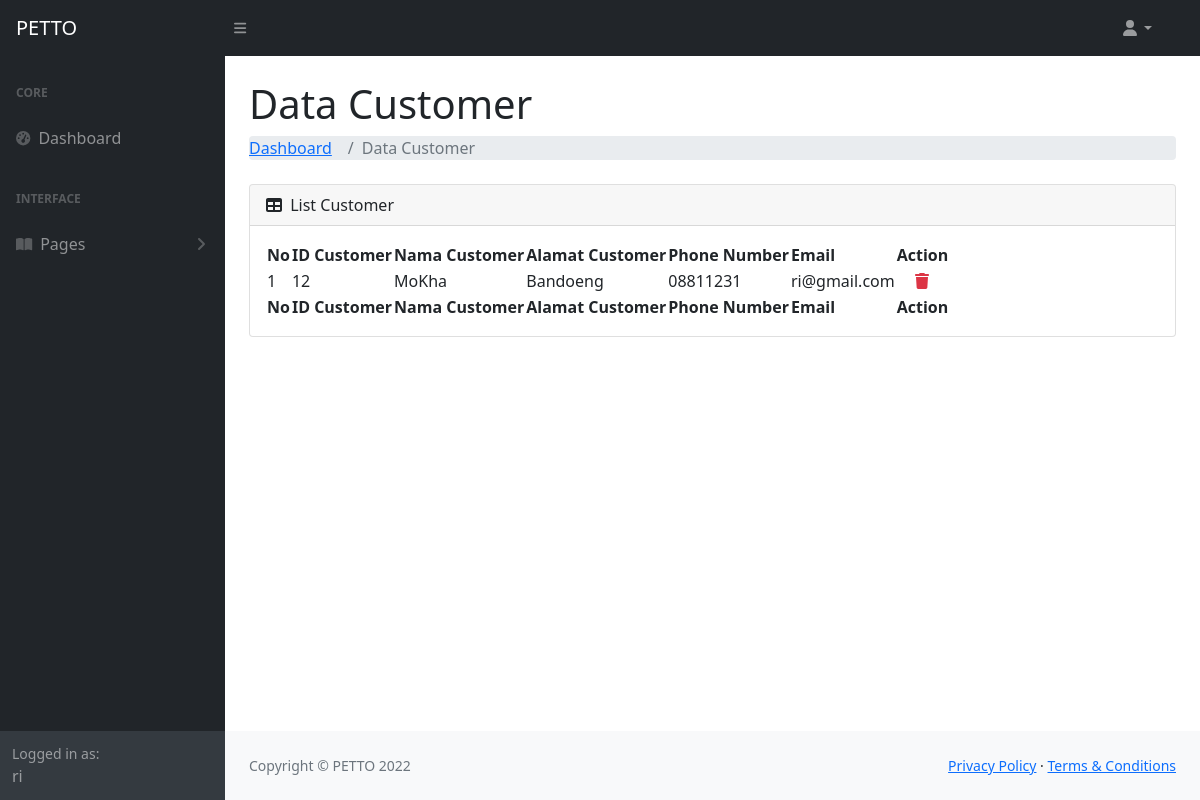
/data_customers.php (signed in), run on the app's committed database.
### tables this page shows
CREATE TABLE `customers` (
  `id` int(11) NOT NULL,
  `nama` varchar(100) NOT NULL,
  `alamat` varchar(100) NOT NULL,
  `phone` varchar(100) NOT NULL,
  `email` varchar(100) NOT NULL,
  `username` varchar(100) NOT NULL,
  `password` varchar(100) NOT NULL,
  `status` varchar(100) NOT NULL,
  `cart` int(11) NOT NULL,
  `total` int(11) NOT NULL,
  `status_order` varchar(100) NOT NULL
);

### data_customers.php (the view, shortened to what this page needs)
<?php
    include('function.php');
?>
<!DOCTYPE html>
<html lang="en">
    <head>
        <link href="https://cdn.jsdelivr.net/npm/simple-datatables@latest/dist/style.css" rel="stylesheet" />
        <link rel="stylesheet" href="https://cdn.jsdelivr.net/npm/bootstrap@4.0.0/dist/css/bootstrap.min.css">
        <link href="css/styles_admin.css" rel="stylesheet" />
    </head>
    <body class="sb-nav-fixed">
        <nav class="sb-topnav navbar navbar-expand navbar-dark bg-dark">
            <a class="navbar-brand ps-3" href="admin.php">PETTO</a>
            <button class="btn btn-link btn-sm order-1 order-lg-0 me-4 me-lg-0" id="sidebarToggle" href="#!"><i class="fas fa-bars"></i></button>
            <ul class="navbar-nav ms-auto ms-md-0 me-3 me-lg-4">
                <li class="nav-item dropdown">
                    <a class="nav-link dropdown-toggle" id="navbarDropdown" href="#" role="button" data-bs-toggle="dropdown" aria-expanded="false"><i class="fas fa-user fa-fw"></i></a>
                </li>
            </ul>
        </nav>
        <div id="layoutSidenav">
            <div id="layoutSidenav_nav">
                <nav class="sb-sidenav accordion sb-sidenav-dark" id="sidenavAccordion">
                    <div class="sb-sidenav-menu">
                        <div class="nav">
                            <div class="sb-sidenav-menu-heading">Core</div>
                            <a class="nav-link" href="admin.php">
                                <div class="sb-nav-link-icon"><i class="fas fa-tachometer-alt"></i></div>
                                Dashboard
                            </a>
                            <div class="sb-sidenav-menu-heading">Interface</div>
                            <a class="nav-link collapsed" href="#" data-bs-toggle="collapse" data-bs-target="#collapsePages" aria-expanded="false" aria-controls="collapsePages">
                                <div class="sb-nav-link-icon"><i class="fas fa-book-open"></i></div>
                                Pages
                                <div class="sb-sidenav-collapse-arrow"><i class="fas fa-angle-down"></i></div>
                            </a>
                        </div>
                    </div>
                    <div class="sb-sidenav-footer">
                        <div class="small">Logged in as:</div>
                        <?php echo $_SESSION['nama']; ?>
                    </div>
                </nav>
            </div>
            <div id="layoutSidenav_content">
                <main>
                    <div class="container-fluid px-4">
                        <h1 class="mt-4">Data Customer</h1>
                        <ol class="breadcrumb mb-4">
                            <li class="breadcrumb-item"><a href="admin.php">Dashboard</a></li>
                            <li class="breadcrumb-item active">Data Customer</li>
                        </ol>
                        <div class="card mb-4">
                            <div class="card-header">
                                <i class="fas fa-table me-1"></i>
                                List Customer
                            </div>
                            <div class="card-body">
                                <table id="datatablesSimple">
                                    <thead>
                                        <tr>
                                            <th>No</th>
                                            <th>ID Customer</th>
                                            <th>Nama Customer</th>
                                            <th>Alamat Customer</th>
                                            <th>Phone Number</th>
                                            <th>Email</th>
                                            <th>Action</th>
                                        </tr>
                                    </thead>
                                    <tfoot>
                                        <tr>
                                            <th>No</th>
                                            <th>ID Customer</th>
                                            <th>Nama Customer</th>
                                            <th>Alamat Customer</th>
                                            <th>Phone Number</th>
                                            <th>Email</th>
                                            <th>Action</th>
                                        </tr>
                                    </tfoot>
                                    <tbody>
                                        <?php
                                            $sql = "SELECT * FROM customers";
                                            $result = mysqli_query($conn, $sql);
                                            $i = 1;
                                            while($row = mysqli_fetch_array($result, MYSQLI_ASSOC)){
                                            echo "<tr>";
                                            echo "<td> $i </td>";
                                            echo "<td> {$row['id']} </td>";
                                            echo "<td> {$row['nama']} </td>";
                                            echo "<td> {$row['alamat']} </td>";
                                            echo "<td> {$row['phone']} </td>";
                                            echo "<td> {$row['email']} </td>";
                                            echo "<td class='text-center'> <a href='data_customers.php?id_del_cus={$row['id']}' ><i class='fa-solid fa-trash text-danger'></i></a></td>";
                                            echo "</tr>";
                                            $i++;
                                            }
                                        ?>
                                    </tbody>
                                </table>
                            </div>
                        </div>
                    </div>
                </main>
                <footer class="py-4 bg-light mt-auto">
                    <div class="container-fluid px-4">
                        <div class="d-flex align-items-center justify-content-between small">
                            <div class="text-muted">Copyright &copy; PETTO 2022</div>
                            <div>
                                <a href="#">Privacy Policy</a>
                                &middot;
                                <a href="#">Terms &amp; Conditions</a>
                            </div>
                        </div>
                    </div>
                </footer>
            </div>
        </div>
    </body>
</html>

### data on the page
customers: id "12", nama "MoKha", alamat "Bandoeng", phone "08811231", email "ri@gmail.com"

### other printed values
$_SESSION['nama'] "ri"
